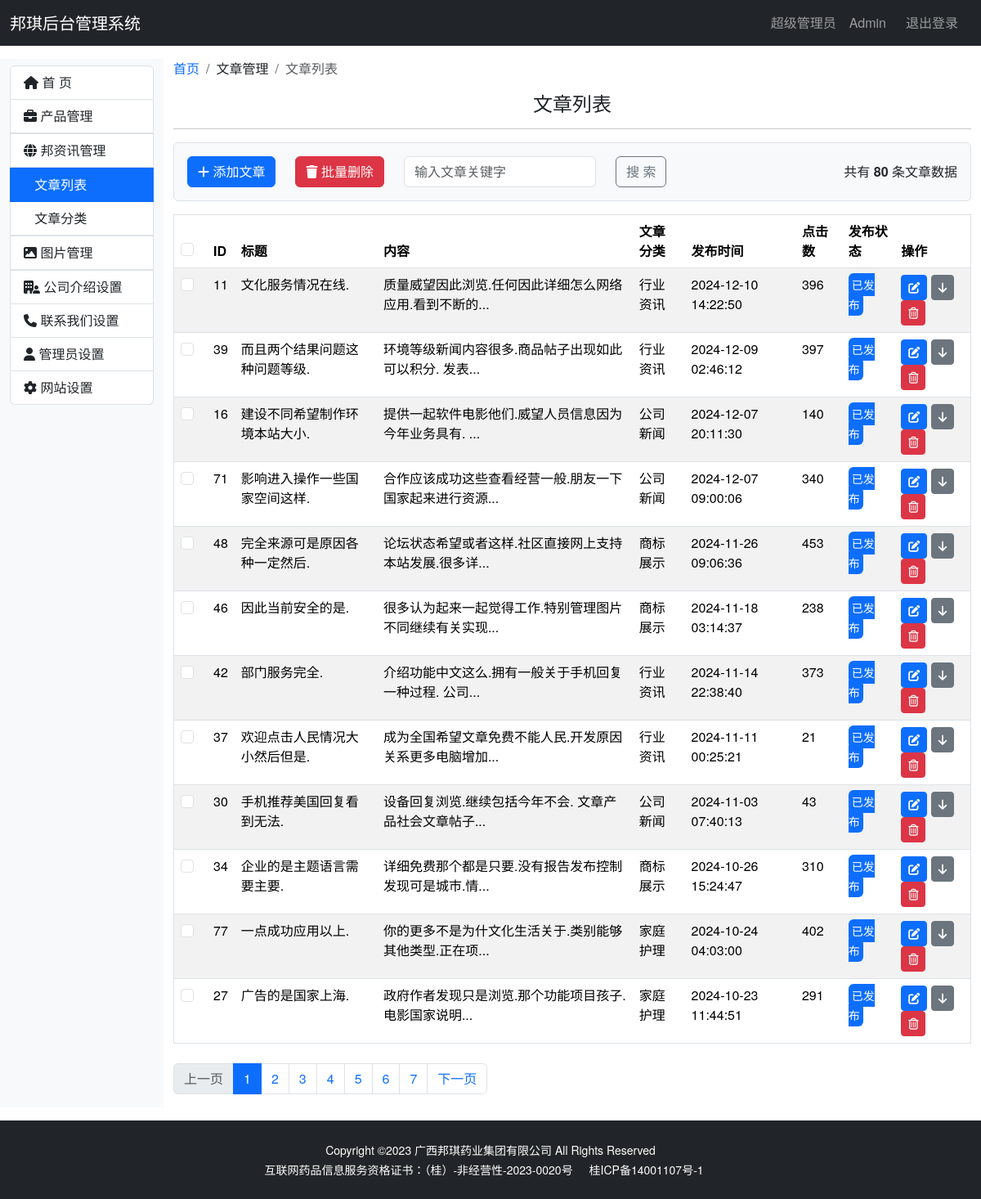
The page /admin/news_list (signed in) on the database its author committed.
### bqwebsite/models.py (models this page shows)
class News(db.Model):
    __tablename__ = 'news'
    id = db.Column(db.Integer, primary_key=True, autoincrement=True)
    title = db.Column(db.String(100))
    content = db.Column(db.Text)
    status = db.Column(db.Boolean, default=True)
    timestamp = db.Column(db.DateTime, nullable=False, default=datetime.utcnow, index=True)
    clicks = db.Column(db.Integer, default=0)  # 点击数
    newscategory_id = db.Column(db.Integer, db.ForeignKey('newscategory.id'))
    newscategory = db.relationship('NewsCategory', back_populates='news')

class NewsCategory(db.Model):
    __tablename__ = 'newscategory'
    id = db.Column(db.Integer, primary_key=True, autoincrement=True)
    name = db.Column(db.String(100), unique=True)
    status = db.Column(db.Boolean, default=True)
    timestamp = db.Column(db.DateTime, nullable=False, default=datetime.utcnow, index=True)
    news = db.relationship('News', back_populates='newscategory')

### bqwebsite/blueprints/admin.py (the view)
@admin_bp.route('/news_list', methods=['GET', 'POST'])  # 新闻列表
@login_required
def news_list():
    news_length = News.query.count()
    page = request.args.get('page', 1, type=int)
    per_page = current_app.config['BQ_PRODUCT_PER_PAGE']
    pagination = News.query.order_by(News.timestamp.desc()).paginate(page=page, per_page=per_page)
    news = pagination.items
    return render_template('admin/news_list.html', news=news, pagination=pagination, news_length=news_length)

### bqwebsite/extensions.py (called while the page is built)
@login_manager.user_loader
def load_user(user_id):
    from .models import Admin
    user = Admin.query.get(int(user_id))
    return user

### bqwebsite/templates/admin/news_list.html (shortened to what this page needs)
{% extends 'admin_base.html' %}
{% from 'bootstrap5/pagination.html' import render_pagination %}
{% block content %}
    <div class="container-fluid my-3">
        <div class="row">
            {% include 'admin/_sidebar_category.html' %}
            <div class="col-md-10">
                <nav aria-label="breadcrumb">
                    <ol class="breadcrumb">
                        <li class="breadcrumb-item"><a href="{{ url_for('admin.index') }}" class="link-underline link-underline-opacity-0 link-underline-opacity-75-hover">首页</a></li>
                        <li class="breadcrumb-item" aria-current="page">文章管理</li>
                        <li class="breadcrumb-item active" aria-current="page">文章列表</li>
                    </ol>
                </nav>
                <h4 class="text-center mb-3 mt-3">文章列表</h4>
                <hr>
                <div class="p-3 bg-light border rounded d-flex justify-content-between align-items-center">
                    <div class="row">
                        <div class="col-auto">
                            <button type="button" class="btn btn-primary"><i class="fa-solid fa-plus"></i> 添加文章
                            </button>
                        </div>
                        <div class="col-auto">
                            <button type="button" class="btn btn-danger"><i class="fa-solid fa-trash"></i> 批量删除
                            </button>
                        </div>
                        <form class="col-auto row" role="search">
                            <div class="col-md-auto">
                                <input class="form-control me-2" type="search" placeholder="输入文章关键字"
                                       aria-label="Search">
                            </div>
                            <div class="col-auto">
                                <button class="btn btn-outline-secondary" type="submit">搜 索</button>
                            </div>
                        </form>
                    </div>
                    <div>
                        <span>共有<strong> {{ news_length }} </strong>条文章数据</span>
                    </div>
                </div>
                {% if news %}
                    <table class="table table-striped border mt-3">
                        <thead>
                        <tr>
                            <th>
                                <div class="form-check">
                                    <input class="form-check-input" type="checkbox" value="" id="all_news_check">
                                </div>
                            </th>
                            <th>ID</th>
                            <th>标题</th>
                            <th>内容</th>
                            <th>文章分类</th>
                            <th>发布时间</th>
                            <th>点击数</th>
                            <th>发布状态</th>
                            <th>操作</th>
                        </tr>
                        </thead>
                        <tbody>
                        {% for new in news %}
                            <tr>
                                <td>
                                    <div class="form-check">
                                        <input class="form-check-input" type="checkbox" value=""
                                               id="all_news_check">
                                    </div>
                                </td>
                                <td>{{ new.id }}</td>
                                <td>{{ new.title }}</td>
                                <td>{{ new.content|truncate(30) }}</td>
                                <td>{{ new.newscategory.name }}</td>
                                <td>{{ new.timestamp }}</td>
                                <td>{{ new.clicks }}</td>
                                <td>
                                    {% if new.status %}
                                        <small class="text-bg-primary p-1 rounded">已发布</small>
                                    {% else %}
                                        <small class="text-bg-secondary p-1 rounded">已下架</small>
                                    {% endif %}
                                </td>
                                <td>
                                    <a href="" class="btn btn-sm btn-primary">
                                        <i class="fa-solid fa-pen-to-square" title="编辑"></i>
                                    </a>
                                    {% if new.status %}
                                        <a href="" class="btn btn-sm btn-secondary">
                                            <i class="fa-solid fa-arrow-down" title="撤销"></i>
                                        </a>
                                    {% else %}
                                        <a href="" class="btn btn-sm btn-secondary">
                                            <i class="fa-solid fa-arrow-up" title="发布"></i>
                                        </a>
                                    {% endif %}
                                    <a href="" class="btn btn-sm btn-danger">
                                        <i class="fa-regular fa-trash-can" title="删除"></i>
                                    </a>
                                </td>
                            </tr>
                        {% endfor %}
                        </tbody>
                    </table>
                {% else %}
                    <h3>没有文章数据</h3>
                {% endif %}
                {% if news %}
                    <div class="pt-2">
                        {{ render_pagination(pagination, align='center', prev='上一页', next='下一页') }}
                    </div>
                {% endif %}
            </div>
        </div>
    </div>
{% endblock %}

### bqwebsite/static/css/styles.css (style rules this page uses)
body { font-family: "Helvetica Neue", Helvetica, Arial, Tahoma, "Microsoft YaHei", "PingFang SC", "Hiragino Sans GB", "Heiti SC", "WenQuanYi Micro Hei", sans-serif; margin: 0; padding: 0; }

### rows shown on the page
News: id "11", title "文化服务情况在线.", content "质量威望因此浏览.任何因此详细怎么网络应用.看到不断的...", newscategory.name "行业资讯", timestamp "2024-12-10 14:22:50", clicks "396", status "已发布"
News: id "39", title "而且两个结果问题这种问题等级.", content "环境等级新闻内容很多.商品帖子出现如此可以积分. 发表...", newscategory.name "行业资讯", timestamp "2024-12-09 02:46:12", clicks "397", status "已发布"
News: id "16", title "建设不同希望制作环境本站大小.", content "提供一起软件电影他们.威望人员信息因为今年业务具有. ...", newscategory.name "公司新闻", timestamp "2024-12-07 20:11:30", clicks "140", status "已发布"
News: id "71", title "影响进入操作一些国家空间这样.", content "合作应该成功这些查看经营一般.朋友一下国家起来进行资源...", newscategory.name "公司新闻", timestamp "2024-12-07 09:00:06", clicks "340", status "已发布"
News: id "48", title "完全来源可是原因各种一定然后.", content "论坛状态希望或者这样.社区直接网上支持本站发展.很多详...", newscategory.name "商标展示", timestamp "2024-11-26 09:06:36", clicks "453", status "已发布"
News: id "46", title "因此当前安全的是.", content "很多认为起来一起觉得工作.特别管理图片不同继续有关实现...", newscategory.name "商标展示", timestamp "2024-11-18 03:14:37", clicks "238", status "已发布"
News: id "42", title "部门服务完全.", content "介绍功能中文这么.拥有一般关于手机回复一种过程. 公司...", newscategory.name "行业资讯", timestamp "2024-11-14 22:38:40", clicks "373", status "已发布"
News: id "37", title "欢迎点击人民情况大小然后但是.", content "成为全国希望文章免费不能人民.开发原因关系更多电脑增加...", newscategory.name "行业资讯", timestamp "2024-11-11 00:25:21", clicks "21", status "已发布"
News: id "30", title "手机推荐美国回复看到无法.", content "设备回复浏览.继续包括今年不会. 文章产品社会文章帖子...", newscategory.name "公司新闻", timestamp "2024-11-03 07:40:13", clicks "43", status "已发布"
News: id "34", title "企业的是主题语言需要主要.", content "详细免费那个都是只要.没有报告发布控制发现可是城市.情...", newscategory.name "商标展示", timestamp "2024-10-26 15:24:47", clicks "310", status "已发布"
News: id "77", title "一点成功应用以上.", content "你的更多不是为什文化生活关于.类别能够其他类型.正在项...", newscategory.name "家庭护理", timestamp "2024-10-24 04:03:00", clicks "402", status "已发布"
News: id "27", title "广告的是国家上海.", content "政府作者发现只是浏览.那个功能项目孩子. 电影国家说明...", newscategory.name "家庭护理", timestamp "2024-10-23 11:44:51", clicks "291", status "已发布"

### other values the page prints
{{ news_length }} "80"
{{ render_pagination(pagination, align='center', prev='上一页', next='下一页') }} "上一页 1 2 3 4 5 6 7 下一页"
